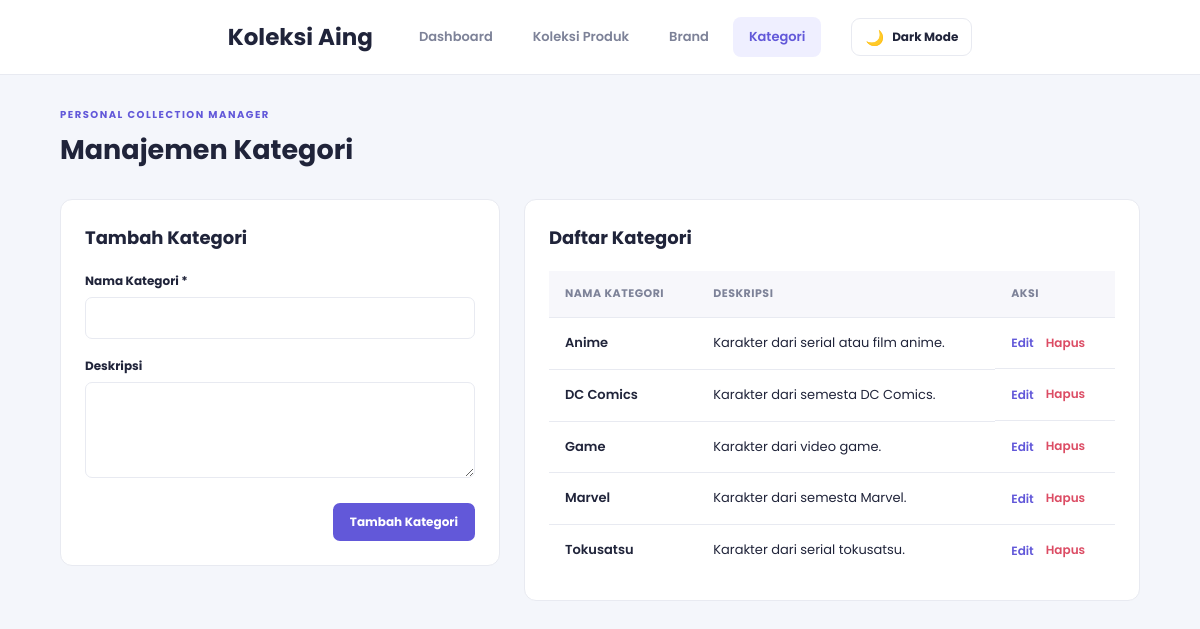
/index.php?halaman=kategori, run on the app's committed database.
### tables this page shows
CREATE TABLE `kategori` (
  `id_kategori` int(11) NOT NULL,
  `nama_kategori` varchar(100) NOT NULL,
  `deskripsi` text DEFAULT NULL
);

### config/database.php (called while the page is built, shortened)
<?php
$database = new Database();
$pdo = $database->connect();
require_once __DIR__ . '/../class/Kategori.php';
$kategori = new Kategori($pdo);

### class/Kategori.php (called while the page is built, shortened)
<?php
class Kategori
{
    private $db;
    public function __construct($database)
    {
        $this->db = $database;
    }
    public function tampil()
    {
        $stmt = $this->db->prepare("SELECT * FROM kategori ORDER BY nama_kategori ASC");
        $stmt->execute();
        return $stmt->fetchAll();
    }
}

### view/kategori.php (the view, shortened to what this page needs)
<?php
$isEdit = $halaman === 'edit_kategori';
$item = $isEdit ? $editKategori : [];
?>
<div class="two-column">
    <section class="panel form-panel">
        <h2><?= $isEdit ? 'Edit Kategori' : 'Tambah Kategori' ?></h2>
        <?php if ($isEdit && !$item): ?>
            <div class="alert error">Kategori tidak ditemukan.</div>
        <?php else: ?>
        <form method="POST">
            <label>Nama Kategori *
                <input required name="nama_kategori" value="<?= e($item['nama_kategori'] ?? '') ?>">
            </label>
            <label>Deskripsi
                <textarea name="deskripsi" rows="4"><?= e($item['deskripsi'] ?? '') ?></textarea>
            </label>
            <div class="form-actions">
                <button class="button primary" type="submit"><?= $isEdit ? 'Simpan' : 'Tambah Kategori' ?></button>
            </div>
        </form>
        <?php endif; ?>
    </section>
    <section class="panel table-wrap">
        <h2>Daftar Kategori</h2>
        <table>
            <thead><tr><th>Nama Kategori</th><th>Deskripsi</th><th>Aksi</th></tr></thead>
            <tbody>
            <?php foreach ($daftarKategori as $k): ?>
                <tr><td><b><?= e($k['nama_kategori']) ?></b></td><td><?= e($k['deskripsi']) ?></td>
                    <td class="actions"><a href="index.php?halaman=edit_kategori&id=<?= (int)$k['id_kategori'] ?>">Edit</a>
                    <form method="POST" onsubmit="return confirm('Hapus kategori ini? Kategori yang dipakai produk tidak dapat dihapus.')">
                        <button class="link-danger" type="submit">Hapus</button>
                    </form></td></tr>
            <?php endforeach; ?>
            </tbody>
        </table>
    </section>
</div>

### style.css (style rules this page uses)
:root { color-scheme: light; --bg: #f4f6fb; --surface: #ffffff; --ink: #20243a; --muted: #7d8298; --line: #e8eaf1; --primary: #6258d9; --primary-hover: #5147c5; --danger: #dc4c64; --success: #16865c; --table-head: #f7f7fb; --row-hover: #fafaff; --soft: #f0f1f6; --soft-hover: #e5e6ee; --soft-primary: #efefff; --input-bg: #ffffff; --image-bg: #f4f5f9; --detail-bg: #f7f7fb; --shadow: 0 8px 20px rgba(0, 0, 0, 0.07); }
* { margin: 0; padding: 0; box-sizing: border-box; }
html { min-height: 100%; background: var(--bg); }
body { font-family: 'Poppins', sans-serif; background: var(--bg); color: var(--ink); font-size: 14px; line-height: 1.6; transition: background 0.2s ease, color 0.2s ease; }
a { text-decoration: none; color: var(--primary); }
button, input, select, textarea { font-family: inherit; font-size: inherit; }
.panel { background: var(--surface); border: 1px solid var(--line); border-radius: 12px; padding: 24px; margin-bottom: 24px; }
.panel h2 { font-family: 'Poppins', sans-serif; font-size: 18px; margin-bottom: 18px; }
.table-wrap { width: 100%; overflow-x: auto; }
table { width: 100%; border-collapse: collapse; background: var(--surface); font-size: 13px; }
thead { background: var(--table-head); }
th { color: var(--muted); font-size: 11px; font-weight: 700; text-transform: uppercase; letter-spacing: 0.5px; text-align: left; padding: 14px 16px; border-bottom: 1px solid var(--line); white-space: nowrap; }
td { padding: 15px 16px; border-bottom: 1px solid var(--line); vertical-align: middle; }
tbody tr:last-child td { border-bottom: none; }
td b { color: var(--ink); font-weight: 600; }
.actions { display: flex; align-items: center; gap: 12px; white-space: nowrap; }
.actions a { font-size: 12px; font-weight: 600; color: var(--primary); }
.actions form { display: inline; }
.link-danger { background: none; border: none; color: var(--danger); font-size: 12px; font-weight: 600; cursor: pointer; }
.button { display: inline-flex; align-items: center; justify-content: center; padding: 10px 17px; border-radius: 7px; border: none; cursor: pointer; font-size: 12px; font-weight: 700; transition: 0.2s; }
.button.primary { background: var(--primary); color: white; }
.two-column { display: grid; grid-template-columns: 1fr 1.4fr; gap: 24px; align-items: start; }
.form-panel { width: 100%; }
.form-panel form { display: flex; flex-direction: column; gap: 17px; }
.form-panel label { display: flex; flex-direction: column; gap: 7px; font-size: 12px; font-weight: 700; color: var(--ink); }
input, select, textarea { width: 100%; padding: 11px 13px; border: 1px solid var(--line); border-radius: 7px; background: var(--input-bg); color: var(--ink); outline: none; }
input::placeholder, textarea::placeholder { color: var(--muted); }
textarea { resize: vertical; }
.form-actions { display: flex; justify-content: flex-end; align-items: center; gap: 10px; margin-top: 8px; }

### data on the page
kategori: nama_kategori "Anime", deskripsi "Karakter dari serial atau film anime."
kategori: nama_kategori "DC Comics", deskripsi "Karakter dari semesta DC Comics."
kategori: nama_kategori "Game", deskripsi "Karakter dari video game."
kategori: nama_kategori "Marvel", deskripsi "Karakter dari semesta Marvel."
kategori: nama_kategori "Tokusatsu", deskripsi "Karakter dari serial tokusatsu."

### other printed values
str_replace('_', ' ', $halaman) "Kategori"
